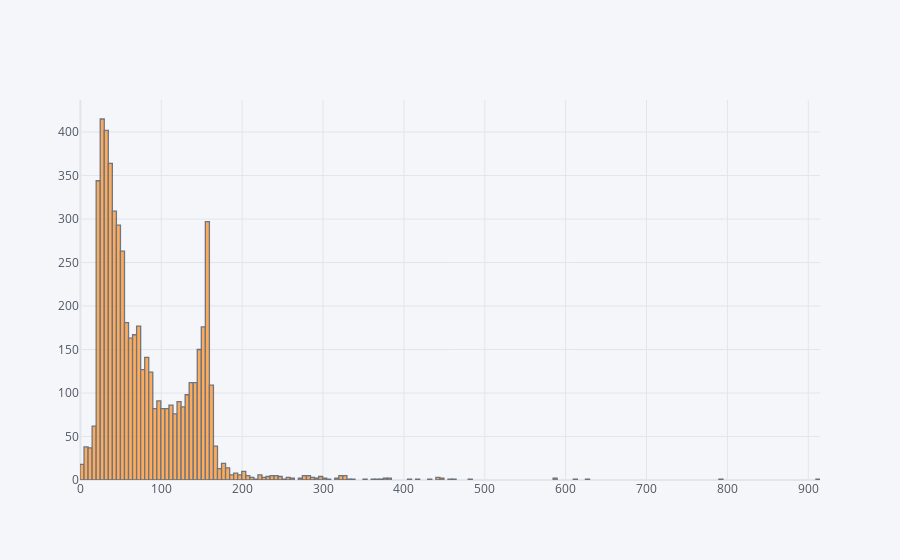

Notebook source saved alongside this figure:
### Code cell
messages['length'].iplot(kind='hist')

### Figure 1 — Plotly figure (JSON) as saved in the notebook; plotly's stock layout.template omitted (floating-point values rounded to 4 significant figures; data arrays with more than 128 entries replaced by an {"elided": "..."} marker saying what was removed)
{"data": [{"histfunc": "count", "histnorm": "", "marker": {"color": "rgba(255, 153, 51, 1.0)", "line": {"color": "#4D5663", "width": 1.3}}, "name": "length", "opacity": 0.8, "orientation": "v", "type": "histogram", "x": {"elided": "5572 int values"}}], "layout": {"barmode": "overlay", "legend": {"bgcolor": "#F5F6F9", "font": {"color": "#4D5663"}}, "paper_bgcolor": "#F5F6F9", "plot_bgcolor": "#F5F6F9", "title": {"font": {"color": "#4D5663"}}, "xaxis": {"gridcolor": "#E1E5ED", "showgrid": true, "tickfont": {"color": "#4D5663"}, "title": {"font": {"color": "#4D5663"}, "text": ""}, "zerolinecolor": "#E1E5ED"}, "yaxis": {"gridcolor": "#E1E5ED", "showgrid": true, "tickfont": {"color": "#4D5663"}, "title": {"font": {"color": "#4D5663"}, "text": ""}, "zerolinecolor": "#E1E5ED"}}}
